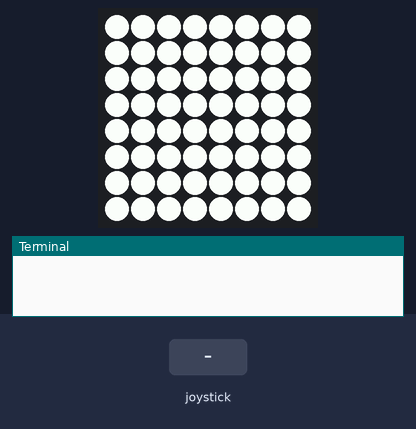
Recording of a program running on a simulated Raspberry Pi (BCM pin numbers) with a Sense HAT. On the bench: the Sense HAT's 8×8 RGB LED matrix, the last lines printed to the terminal. The test bench sets the inputs (shaded band).

Above: at 1.2 s.
1.3 s: joystick pushed up
At 1.8 s:
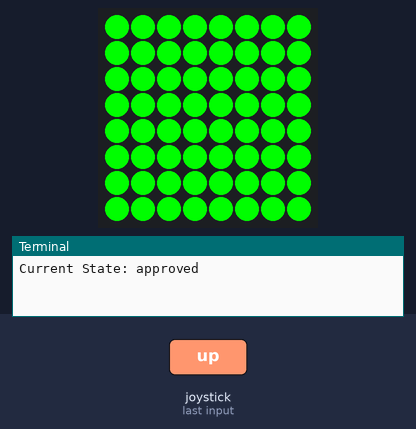
2.8 s: joystick pushed down
At 4.0 s:
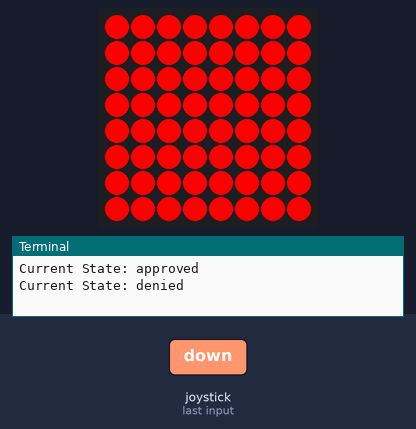
4.3 s: joystick pushed left
At 5.3 s:
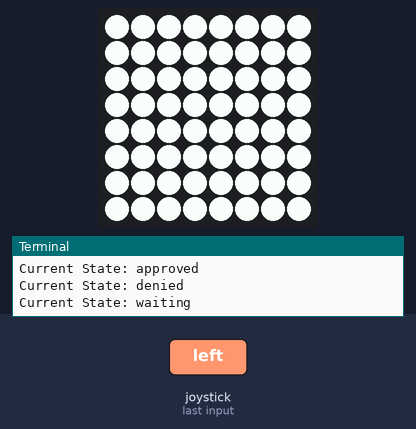
Timing chart, 0 to 7.3 s (numbered marks = the images above; inputs shaded):
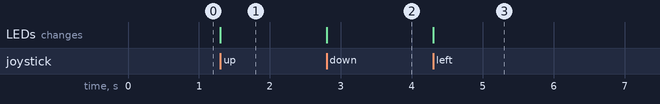

Measured:
- after the input at 1.3 s, the LEDs: change at once (image 1)
- after the input at 2.8 s, the LEDs: change at once (image 2)
- after the input at 4.3 s, the LEDs: change at once (image 3)

The program:

SetColor.py
```python
# Imports the sense hat module
from sense_hat import SenseHat
# Imports the sleep function from time module
from time import sleep
# Imports random module and random interger function
import random
from random import randint
from csv import writer

# Creates sensehat variable
sense = SenseHat()
# Clears sense hat led
sense.clear()

# Sets the colors to a variable
r = (255,0,0)
g = (0,255,0)
w = (255,255,255)


# List to set the color on let matrix
denied = [r,r,r,r,r,r,r,r,
		r,r,r,r,r,r,r,r,
		r,r,r,r,r,r,r,r,
		r,r,r,r,r,r,r,r,
		r,r,r,r,r,r,r,r,
		r,r,r,r,r,r,r,r,
		r,r,r,r,r,r,r,r,
		r,r,r,r,r,r,r,r]


approved = [g,g,g,g,g,g,g,g,
		g,g,g,g,g,g,g,g,
		g,g,g,g,g,g,g,g,
		g,g,g,g,g,g,g,g,
		g,g,g,g,g,g,g,g,
		g,g,g,g,g,g,g,g,
		g,g,g,g,g,g,g,g,
		g,g,g,g,g,g,g,g]

waiting = [w,w,w,w,w,w,w,w,
		w,w,w,w,w,w,w,w,
		w,w,w,w,w,w,w,w,
		w,w,w,w,w,w,w,w,
		w,w,w,w,w,w,w,w,
		w,w,w,w,w,w,w,w,
		w,w,w,w,w,w,w,w,
		w,w,w,w,w,w,w,w]

current_state = "waiting"

# Sets the pixed to red or green if user is approved or denied
def display_state(state):
    if state == "approved":
        sense.set_pixels(approved)
    elif state == "denied":
        sense.set_pixels(denied)
    elif state == "waiting":
        sense.set_pixels(waiting)
    else:
        print("Invalid state")


display_state(current_state)

# Gets user input for the joystick
def get_user_input():
    while True:
        for event in sense.stick.get_events():
            if event.action == "pressed":
                if event.direction == "up":
                    return "approved"
                elif event.direction == "down":
                    return "denied"
                elif event.direction == "left":
                    return "waiting"

# Updates led matrix for the current state
try:
    while True:
        new_state = get_user_input()
        if new_state != current_state:
            current_state = new_state
            display_state(current_state)
            print("Current State:", current_state)

# clears led martix
except KeyboardInterrupt:
    sense.clear()
    print("Exiting...")
```
